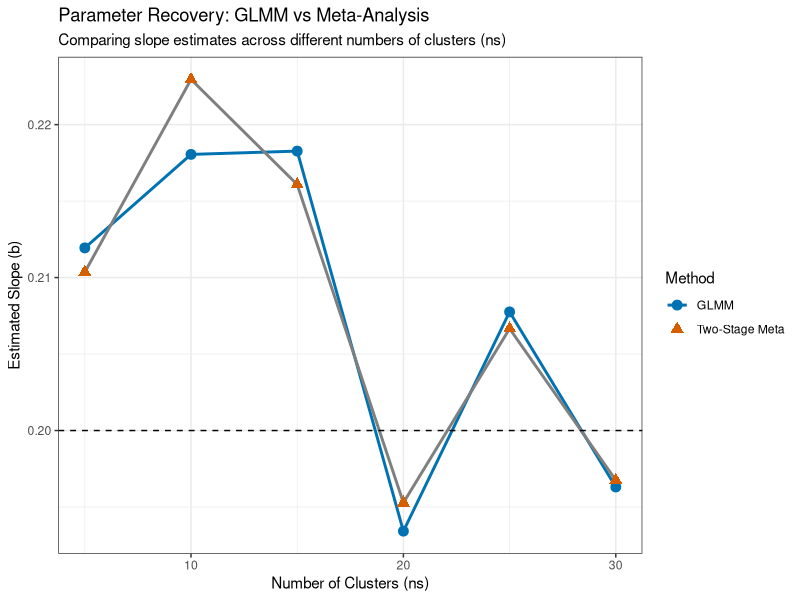
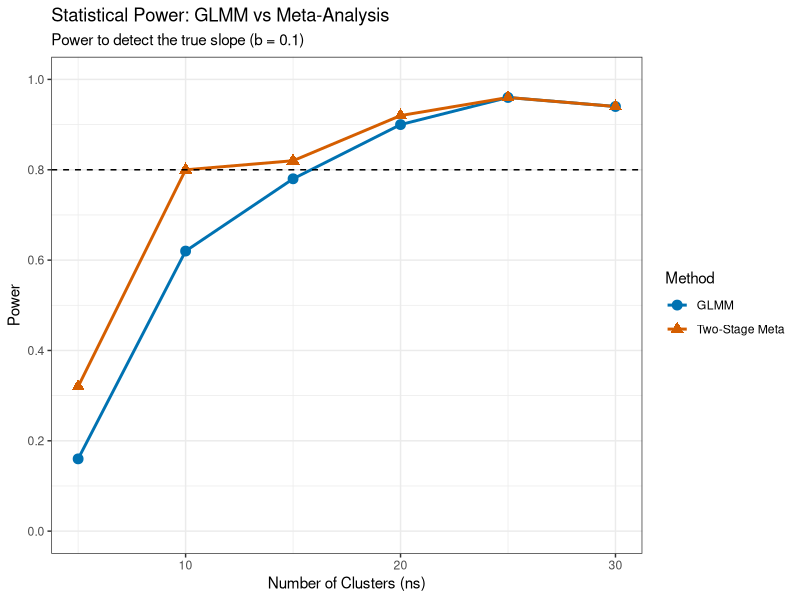
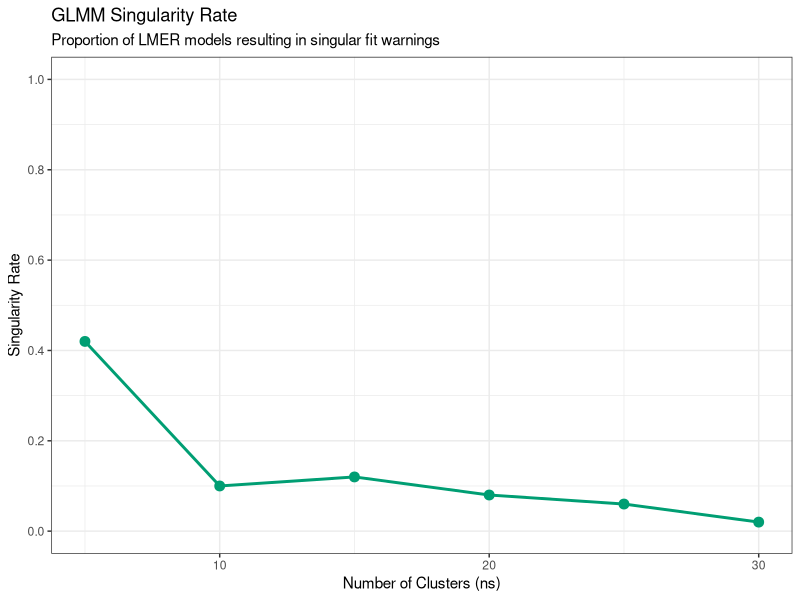

These figures' R source, in order:
#
rm(list = ls()); cat("\014"); graphics.off(); set.seed(2026)

#
library(metafor)
library(lme4)
library(lmerTest)
library(dplyr)
library(ggplot2)

#
nrep <- 1:50
cnames <- c("i", "nt", "n", "ns",
            "b", 
            "bGLMM", "bGLMMp",
            "bMeta", "bMetap",
            "singular"
)
dd <- data.frame(matrix(NA, ncol = length(cnames)))
colnames(dd) <- cnames

#
nv <- 30
nsv <- seq(5, 30, 5)
b <- .2

#
ii <- 1
for (n in nv) {
  for (ns in nsv) {
    cat(paste0("Doing: \n n: ", n, "; ns: ", ns, ";\n"))
    for (i in nrep) {
      d <- data.frame(X = numeric(), Y = numeric(), S = factor())
      
      tryCatch({
        
        #
        sd_int <- 0.5
        sd_slo <- 0.2
        
        for (nn in 1:ns) {
          set.seed((i * 1000) + (ns * 100) + nn) 
          
          #
          r_int <- rnorm(1, 0, sd_int)
          r_slo <- rnorm(1, 0, sd_slo)
          
          X <- rnorm(n)
          
          #
          Y <- (b + r_slo) * X + r_int + rnorm(n)
          
          S <- nn
          dp <- data.frame(X, Y, S)
          d <- rbind(d, dp)
        }
        
        #
        f1 <- lmer(Y ~ X + (1 + X|S), data = d)
        s1 <- summary(f1)
        bGLMM <- s1$coefficients["X", "Estimate"]
        bGLMMp <- s1$coefficients["X", "Pr(>|t|)"]
        singular <- isSingular(f1)
        
        #
        effs <- data.frame(coeff = numeric(), secoeff = numeric(), s = factor())
        for (s_id in unique(d$S)) {
          dp1 <- d[d$S == s_id, ]
          f_lm <- lm(Y ~ X, data = dp1)
          ss_lm <- summary(f_lm)
          coeff <- ss_lm$coefficients["X", "Estimate"]
          secoeff <- ss_lm$coefficients["X", "Std. Error"]
          effs <- rbind(effs, data.frame(coeff, secoeff, s = s_id))
        }
        
        #
        f2 <- rma(yi = coeff, vi = secoeff^2, data = effs, method = "REML")
        bMeta <- f2$beta[1]
        bMetap <- f2$pval[1]
        
        nt <- n * ns
        dd[ii, ] <- c(i, nt, n, ns,
                      b,
                      bGLMM, bGLMMp,
                      bMeta, bMetap,
                      singular)
      }, error = function(e) {
        dd[ii, ] <<- c(i, n * ns, n, ns,
                       b,
                       rep(NA, 5))
      })
      ii <- ii + 1
    }
  }
}

#
ddd <- dd %>%
  group_by(ns) %>%
  select(-i) %>%
  mutate(powerGLMM = ifelse(bGLMMp < .05, 1, 0),
         powerMeta = ifelse(bMetap < .05, 1, 0)) %>%
  reframe(across(where(is.numeric), ~mean(.x, na.rm = T))) %>%
  as.data.frame()
# print(ddd)

#
p1 <- ggplot(ddd, aes(x = ns)) +
  geom_line(aes(y = bGLMM, color = "GLMM"), linewidth = 1) +
  geom_line(aes(y = bMeta, color = "Meta-analysis"), linewidth = 1) +
  geom_point(aes(y = bGLMM, color = "GLMM"), size = 3) +
  geom_point(aes(y = bMeta, color = "Two-Stage Meta"), size = 3, shape = 17) +
  labs(
    title = "Parameter Recovery: GLMM vs Meta-Analysis",
    subtitle = "Comparing slope estimates across different numbers of clusters (ns)",
    x = "Number of Clusters (ns)",
    y = "Estimated Slope (b)",
    color = "Method"
  ) +
  scale_color_manual(values = c("GLMM" = "#0072B2", "Two-Stage Meta" = "#D55E00")) +
  geom_hline(yintercept = b, color = "black", linetype = "dashed") +
  theme_bw()
print(p1)

#
p2 <- ggplot(ddd, aes(x = ns)) +
  geom_line(aes(y = powerGLMM, color = "GLMM"), linewidth = 1) +
  geom_line(aes(y = powerMeta, color = "Two-Stage Meta"), linewidth = 1) +
  geom_point(aes(y = powerGLMM, color = "GLMM"), size = 3) +
  geom_point(aes(y = powerMeta, color = "Two-Stage Meta"), size = 3, shape = 17) +
  labs(
    title = "Statistical Power: GLMM vs Meta-Analysis",
    subtitle = "Power to detect the true slope (b = 0.1)",
    x = "Number of Clusters (ns)",
    y = "Power",
    color = "Method"
  ) +
  scale_color_manual(values = c("GLMM" = "#0072B2", "Two-Stage Meta" = "#D55E00")) +
  geom_hline(yintercept = .8, color = "black", linetype = "dashed") +
  scale_y_continuous(limits = c(0, 1), breaks = seq(0, 1, 0.2)) +
  theme_bw()
print(p2)

#
p3 <- ggplot(ddd, aes(ns, singular)) +
  geom_point(size = 3, color = "#009E73") +
  geom_line(linewidth = 1, color = "#009E73") +
  labs(
    title = "GLMM Singularity Rate",
    subtitle = "Proportion of LMER models resulting in singular fit warnings",
    x = "Number of Clusters (ns)",
    y = "Singularity Rate"
  ) +
  scale_y_continuous(limits = c(0, 1), breaks = seq(0, 1, 0.2)) +
  theme_bw()
print(p3)
